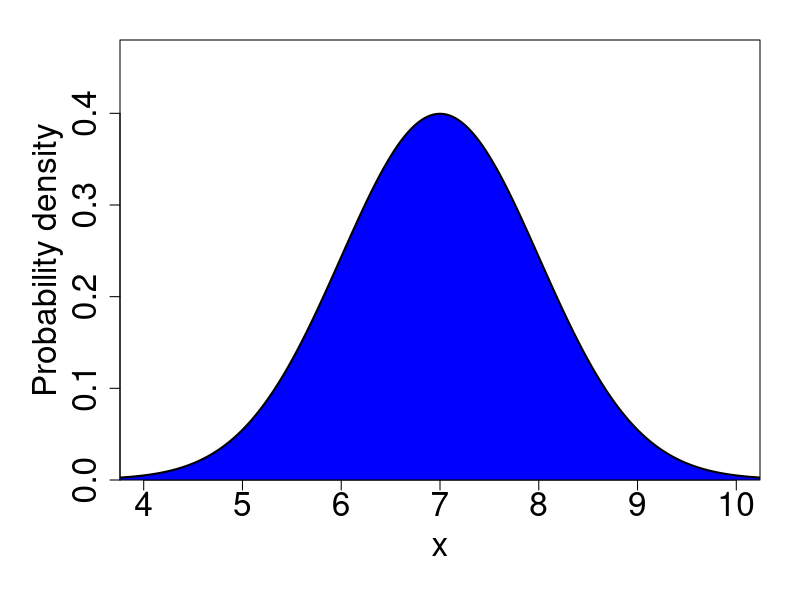

Here is the R script that generated this plot: (Note: this script raises an error after producing the figure.)
## ---- chunk 1
library(knitr);
opts_chunk$set(echo = FALSE);
set.seed(20260210);
## ---- chunk 2
par(mar = c(6, 6, 2, 2));
xx       <- seq(from = -5, to = 15, by = 0.001);
pr_norm  <- dnorm(x = xx, mean = 7, sd = 1);
plot(x = xx, y = pr_norm, type = "l", ylim = c(0, 0.48), 
     ylab = "Probability density",  xlab = "x", lwd = 3, xlim = c(4, 10),
     cex.lab = 2, cex.axis = 2, yaxs = "i");
polygon(c(xx, max(xx)), c(pr_norm, 0), col="blue");
## ---- chunk 3
knitr::include_graphics("img/population_sample_1.png")
## ---- chunk 4
knitr::include_graphics("img/just_sample.png")
## ---- chunk 5
NN          <- 40;
wing_length <- runif(n = NN, min = 5, max = 9);
for(i in 1:NN){
  if(wing_length[i] < 7 & wing_length[i] > 6){
    wing_length[i] <- wing_length[i] + runif(n = 1, min = -1, max = 0);
  }
  if(wing_length[i] < 8 & wing_length[i] > 7){
    wing_length[i] <- wing_length[i] + runif(n = 1, min = 0, max = 1);
  }
}
par(mar = c(6, 6, 2, 2));
hist(x = wing_length, col = "blue", cex.axis = 2, cex.lab = 2, main = "",
     xlab = "Wing length (cm)");
## ---- chunk 6
knitr::include_graphics("img/samples_wing_40.png")
## ---- chunk 7
knitr::include_graphics("img/samples_wing.png")
## ---- chunk 8
iters    <- 1000;
NN       <- 40;
the_mean <- NULL;
for(j in 1:iters){
  wing_length <- runif(n = NN, min = 5, max = 9);
  for(i in 1:NN){
    if(wing_length[i] < 7 & wing_length[i] > 6){
      wing_length[i] <- wing_length[i] + runif(n = 1, min = -1, max = 0);
    }
    if(wing_length[i] < 8 & wing_length[i] > 7){
      wing_length[i] <- wing_length[i] + runif(n = 1, min = 0, max = 1);
    }
  }
  the_mean[[j]] <- mean(wing_length);
}
all_means <- unlist(the_mean);
par(mar = c(6, 6, 2, 2));
hist(x = all_means, col = "blue", cex.axis = 2, cex.lab = 2, main = "",
     xlab = "Sample mean of Wing length (cm)", breaks = 20,
     xlim = c(6.25, 7.75), ylim = c(0, 140));
mean_height <- 7;
arrows(x0 = mean_height, x1 = mean_height,
       y0 = 20, y1 = 1, lwd = 5, col = "red");
mbox <- function(x0, x1, y0, y1){
    xx <- seq(from=x0, to=x1, length.out = 100);
    yy <- seq(from=y0, to=y1, length.out = 100);
    xd <- c(rep(x0, 100), xx, rep(x1,100), rev(xx));
    yd <- c(yy, rep(y1,100), rev(yy), rep(y0, 100));
    return(list(x=xd, y=yd));
}
tbox <- mbox(x0 = mean_height - 0.2, 
             x1 = mean_height + 0.2, y0 = 20, y1 = 40);
polygon(x=tbox$x, y=tbox$y, lwd=3, border="red", col="white");
text(x = mean_height, y = 34, cex = 2, labels = "Population");
text(x = mean_height, y = 26, cex = 2, labels = "Mean");
## ---- chunk 9
par(mar = c(6, 6, 2, 2));
hist(x = all_means, col = "blue", cex.axis = 2, cex.lab = 2, main = "",
     xlab = "Sample mean of Wing length (cm)", breaks = 20,
     xlim = c(6.25, 7.75), ylim = c(0, 2.5), freq = FALSE);
mean_height <- 7;
arrows(x0 = mean_height, x1 = mean_height,
       y0 = 0.25, y1 = 0, lwd = 6, col = "red");
mbox <- function(x0, x1, y0, y1){
    xx <- seq(from=x0, to=x1, length.out = 100);
    yy <- seq(from=y0, to=y1, length.out = 100);
    xd <- c(rep(x0, 100), xx, rep(x1,100), rev(xx));
    yd <- c(yy, rep(y1,100), rev(yy), rep(y0, 100));
    return(list(x=xd, y=yd));
}
tbox <- mbox(x0 = mean_height - 0.2, 
             x1 = mean_height + 0.2, y0 = 0.25, y1 = 0.75);
polygon(x=tbox$x, y=tbox$y, lwd=3, border="red", col="white");
text(x = mean_height, y = 0.6, cex = 2, labels = "Population");
text(x = mean_height, y = 0.4, cex = 2, labels = "Mean");
## ---- chunk 10
par(mar = c(6, 6, 2, 2));
hist(x = all_means, col = "blue", cex.axis = 2, cex.lab = 2, main = "",
     xlab = "Sample mean of Wing length (cm)", breaks = 20,
     xlim = c(6.25, 7.75), ylim = c(0, 2.5), freq = FALSE);
mean_height <- 7;
arrows(x0 = mean_height, x1 = mean_height,
       y0 = 0.25, y1 = 0, lwd = 6, col = "red");
mbox <- function(x0, x1, y0, y1){
    xx <- seq(from=x0, to=x1, length.out = 100);
    yy <- seq(from=y0, to=y1, length.out = 100);
    xd <- c(rep(x0, 100), xx, rep(x1,100), rev(xx));
    yd <- c(yy, rep(y1,100), rev(yy), rep(y0, 100));
    return(list(x=xd, y=yd));
}
tbox <- mbox(x0 = mean_height - 0.2, 
             x1 = mean_height + 0.2, y0 = 0.25, y1 = 0.75);
polygon(x=tbox$x, y=tbox$y, lwd=3, border="red", col="white");
text(x = mean_height, y = 0.6, cex = 2, labels = "Population");
text(x = mean_height, y = 0.4, cex = 2, labels = "Mean");

xx       <- seq(from = 5, to = 10, by = 0.001);
pr_norm  <- dnorm(x = xx, mean = 7, sd = sd(all_means));
points(x = xx, y = pr_norm, type = "l", lwd = 6, col = "red");
## ---- chunk 11
par(mfrow = c(1, 2), mar = c(6, 6, 2, 2));
lambda1pt0 <- dpois(x = 0:10, lambda = 1.0);
plot(x = 0, y = 0, xlim = c(0.5, 11.5), type = "n", ylim = c(0, 0.4), 
     xaxt = "n", ylab = "Probability", xlab = "Event (x)", 
     cex.lab = 2, cex.axis = 2, yaxs = "i");
axis(side = 1, at = 1:11, labels = 0:10, cex.axis = 2);
for(i in 1:11){
  yy <- seq(from = 0, to = lambda1pt0[i], length = 100);
  points(x = rep(i, times = 100), y = yy, type = "l", lwd = 6);  
}
lambda <- expression(paste(lambda, "= 1.0"));
text(x = 9, y = 0.37, cex = 2.5, labels = lambda);
clt_dat <- sample(x = 0:10, size = 1000 * 1000, replace = TRUE, 
                  prob = lambda1pt0);
clt_mat <- matrix(data = clt_dat, nrow = 1000, ncol = 1000);
clt_mns <- apply(X = clt_mat, MARGIN = 1, FUN = mean);
hist(x = clt_mns, xlab = expression(paste("Sample mean (",bar(x),")")), 
     main = "", cex.lab = 2, cex.axis = 2, breaks = 20, ylim = c(0, 145),
     xlim = c(0.82, 1.18), col = "blue");
## ---- chunk 12
par(mfrow = c(1, 2), mar = c(6, 6, 2, 2));
alpha <- 1;
beta  <- 2.5;
yvals <- 1 / (2.5 - 1);
mbox <- function(x0, x1, y0, y1){
  xx <- seq(from=x0, to=x1, length.out = 100);
  yy <- seq(from=y0, to=y1, length.out = 100);
  xd <- c(rep(x0, 100), xx, rep(x1,100), rev(xx));
  yd <- c(yy, rep(y1,100), rev(yy), rep(y0, 100));
  return(list(x=xd, y=yd));
}
tbox <- mbox(x0 = alpha, x1 = beta, y0 = 0, y1 = yvals);
plot(x = 0, y = 0, type = "n", xlim = c(0, 3.5), ylim = c(0, 1),
     xlab = "Sample (x)", ylab = "Probability density",
     cex.lab = 2, cex.axis = 2, yaxs = "i");
polygon(x=tbox$x, y=tbox$y, lwd=3, border="black", col="blue");
clt_dat <- runif(n = 10000 * 1000, min = 1, max = 2.5);
clt_mat <- matrix(data = clt_dat, nrow = 1000, ncol = 10000);
clt_mns <- apply(X = clt_mat, MARGIN = 1, FUN = mean);
hist(x = clt_mns, xlab = expression(paste("Sample mean (",bar(x),")")), 
     main = "", cex.lab = 2, cex.axis = 2, breaks = 20, ylim = c(0, 120),
     xlim = c(1.73, 1.77), col = "blue");
## ---- chunk 13
par(mar = c(6, 6, 2, 2));
xx       <- seq(from = -5, to = 5, by = 0.0001);
pr_norm  <- dnorm(x = xx, mean = 0, sd = 1);
plot(x = xx, y = pr_norm, type = "l", ylim = c(0, 0.48), xaxt = "n",
     ylab = "Probability density",  xlab = "x", lwd = 3, xlim = c(-3, 3),
     cex.lab = 2, cex.axis = 2, yaxs = "i");
xx_vals <- 40001:60001;
polygon(c(xx[xx_vals], xx[60001], xx[40001]), 
        c(pr_norm[xx_vals], 0, 0), col="blue");
yy_mean1 <- seq(from = 0, to = 0.15, length = 1000);
xx_mean1 <- rep(0, times = 1000);
yy_mean2 <- seq(from = 0.25, to = max(pr_norm), length = 1000);
xx_mean2 <- rep(0, times = 1000);
points(x = xx_mean1, y = yy_mean1, type = "l", lwd = 2, lty = "dotted");
points(x = xx_mean2, y = yy_mean2, type = "l", lwd = 2, lty = "dotted");
distr_lab <- c(expression(mu-sigma), expression(mu), expression(mu+sigma));
axis(side = 1, at = c(-1, 0, 1), labels = distr_lab, cex.axis = 2);
text(x = 0,  y = 0.2, labels = "68.2%", cex = 2);
## ---- chunk 14
par(mar = c(6, 6, 2, 2));
xx       <- seq(from = -5, to = 5, by = 0.0001);
pr_norm  <- dnorm(x = xx, mean = 0, sd = 1);
plot(x = xx, y = pr_norm, type = "l", ylim = c(0, 0.48), xaxt = "n",
     ylab = "Probability density",  xlab = "x", lwd = 3, xlim = c(-3, 3),
     cex.lab = 2, cex.axis = 2, yaxs = "i");
xx_vals <- 1:65001;
polygon(c(xx[xx_vals], xx[65001], xx[1]), 
        c(pr_norm[xx_vals], 0, 0), col="blue");
yy_mean1 <- seq(from = 0, to = 0.15, length = 1000);
xx_mean1 <- rep(0, times = 1000);
yy_mean2 <- seq(from = 0.25, to = max(pr_norm), length = 1000);
xx_mean2 <- rep(0, times = 1000);
points(x = xx_mean1, y = yy_mean1, type = "l", lwd = 2, lty = "dotted");
points(x = xx_mean2, y = yy_mean2, type = "l", lwd = 2, lty = "dotted");
distr_lab <- c(expression(mu), expression(paste(mu, " + 1.5", sigma)));
axis(side = 1, at = c(0, 1.5), labels = distr_lab, cex.axis = 2);
text(x = 0,  y = 0.2, labels = "93.3%", cex = 2);
## ---- chunk 15
par(mar = c(6, 6, 2, 2));
xx       <- seq(from = -5, to = 5, by = 0.001);
pr_norm  <- dnorm(x = xx, mean = 0, sd = 1);
plot(x = xx, y = pr_norm, type = "l", ylim = c(0, 0.48), 
     ylab = "Probability density",  xlab = "z-score", lwd = 3, xlim = c(-3, 3),
     cex.lab = 2, cex.axis = 2, yaxs = "i");
polygon(c(xx, max(xx)), c(pr_norm, 0), col="blue");
## ---- chunk 16
xvals <- c(7.53, 7.05, 8.11, 7.69, 7.81, 7.69, 7.33, 8, 8.20, 8.11, 8.08, 
           8.22, 8.18, 7.66, 7.82, 6.54, 8.04, 7.31, 7.51, 8.45, 7.58, 7.82, 
           8.03, 7.79, 7.95, 8.02); # Scotland temp 1995-2020 (degrees C)
par(mar = c(6, 6, 2, 2));
hist(x = xvals, col = "blue", cex.axis = 2, cex.lab = 2, main = "",
     xlab = "Annual mean temperature in Scotland (degrees C)", breaks = 20,
     xlim = c(6.4, 8.6), ylim = c(0, 1.9), freq = FALSE);
## ---- chunk 17
xvals <- c(7.53, 7.05, 8.11, 7.69, 7.81, 7.69, 7.33, 8, 8.20, 8.11, 8.08, 
           8.22, 8.18, 7.66, 7.82, 6.54, 8.04, 7.31, 7.51, 8.45, 7.58, 7.82, 
           8.03, 7.79, 7.95, 8.02); # Scotland temp 1995-2020 (degrees C)
par(mar = c(6, 6, 2, 2));
hist(x = xvals, col = "blue", cex.axis = 2, cex.lab = 2, main = "",
     xlab = "Annual mean temperature in Scotland (degrees C)", breaks = 20,
     xlim = c(6.4, 8.6), ylim = c(0, 1.9), freq = FALSE);

arrows(x0 = 6.540, x1 = 6.540, y0 = 0.6, y1 = 1/26*11, lwd = 5, col = "black");
mbox <- function(x0, x1, y0, y1){
    xx <- seq(from=x0, to=x1, length.out = 100);
    yy <- seq(from=y0, to=y1, length.out = 100);
    xd <- c(rep(x0, 100), xx, rep(x1,100), rev(xx));
    yd <- c(yy, rep(y1,100), rev(yy), rep(y0, 100));
    return(list(x=xd, y=yd));
}
tbox <- mbox(x0 = 6.540 - 0.1, 
             x1 = 6.540 + 0.15, y0 = 0.6, y1 = 0.9);
polygon(x=tbox$x, y=tbox$y, lwd=3, border="black", col="white");
text(x = 6.540 + 0.02, y = 0.75, cex = 2, labels = "6.54");
## ---- chunk 18
par(mar = c(6, 6, 2, 2));
xx       <- seq(from = -5, to = 5, by = 0.001);
pr_norm  <- dnorm(x = xx, mean = 0, sd = 1);
hist(x = xvals, col = "blue", cex.axis = 2, cex.lab = 2, main = "",
     xlab = "Annual mean temperature in Scotland (degrees C)", breaks = 20,
     xlim = c(-4, 8.6), ylim = c(0, 1.9), freq = FALSE);
points(x = xx, y = pr_norm, type = "l", lty = "solid", lwd = 3);
arrows(x0 = 6, x1 = 1, y0 = 0.9, y1 = 0.3, lwd = 5, col = "black");
## ---- chunk 19
par(mar = c(6, 6, 2, 2));
zz   <- (xvals - 7.789)/0.4124844;
hist(x = zz, col = "blue", cex.axis = 2, cex.lab = 2, main = "",
     xlab = "Annual mean temperature in Scotland (degrees C)", breaks = 20,
     xlim = c(-4, 4), ylim = c(0, 1.9), freq = FALSE);
points(x = xx, y = pr_norm, type = "l", lty = "solid", lwd = 3);

arrows(x0 = -3.12, x1 = -3.12, y0 = 0.6, y1 = 0.225, lwd = 5, col = "black");
mbox <- function(x0, x1, y0, y1){
    xx <- seq(from=x0, to=x1, length.out = 100);
    yy <- seq(from=y0, to=y1, length.out = 100);
    xd <- c(rep(x0, 100), xx, rep(x1,100), rev(xx));
    yd <- c(yy, rep(y1,100), rev(yy), rep(y0, 100));
    return(list(x=xd, y=yd));
}
tbox <- mbox(x0 = -3.12 - 0.6, 
             x1 = -3.12 + 0.6, y0 = 0.6, y1 = 0.8);
polygon(x=tbox$x, y=tbox$y, lwd=3, border="black", col="white");
text(x = -3.12, y = 0.7, cex = 2, labels = "-3.03");
## ---- chunk 20
par(mfrow = c(1, 2), mar = c(6, 6, 2, 2));
xx       <- seq(from = -5, to = 5, by = 0.001);
pr_norm  <- dnorm(x = xx, mean = 0, sd = 1);
xvals    <- rnorm(n = 10000, mean = 5, sd = 2)
hist(xvals, main = "", freq = FALSE, breaks = 40, col = "blue", yaxs = "i",
     xlab = "x", xlim = c(-4, 12), ylim = c(0, 0.49), 
     ylab = "Probability density", cex.axis = 2, cex.lab = 2);
points(x = xx, y = pr_norm, type = "l", lty = "dotted", lwd = 3);
xstd <- (xvals - mean(xvals))/sd(xvals);
hist(xstd, main = "", freq = FALSE, breaks = 40, col = "blue", yaxs = "i",
     xlab = "x", xlim = c(-4, 12), ylim = c(0, 0.49), 
     ylab = "Probability density", cex.axis = 2, cex.lab = 2);
points(x = xx, y = pr_norm, type = "l", lty = "dotted", lwd = 3);
## ---- chunk 21
knitr::include_graphics("img/distraction.png")
